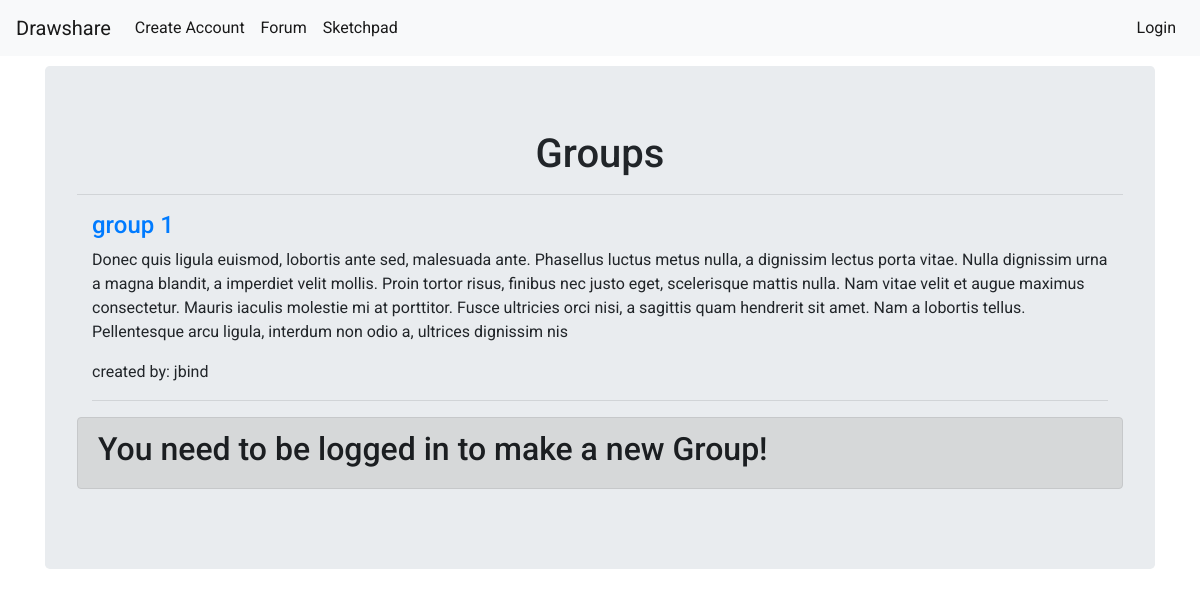
The page /drawapp/groups/ on the database as committed earlier.
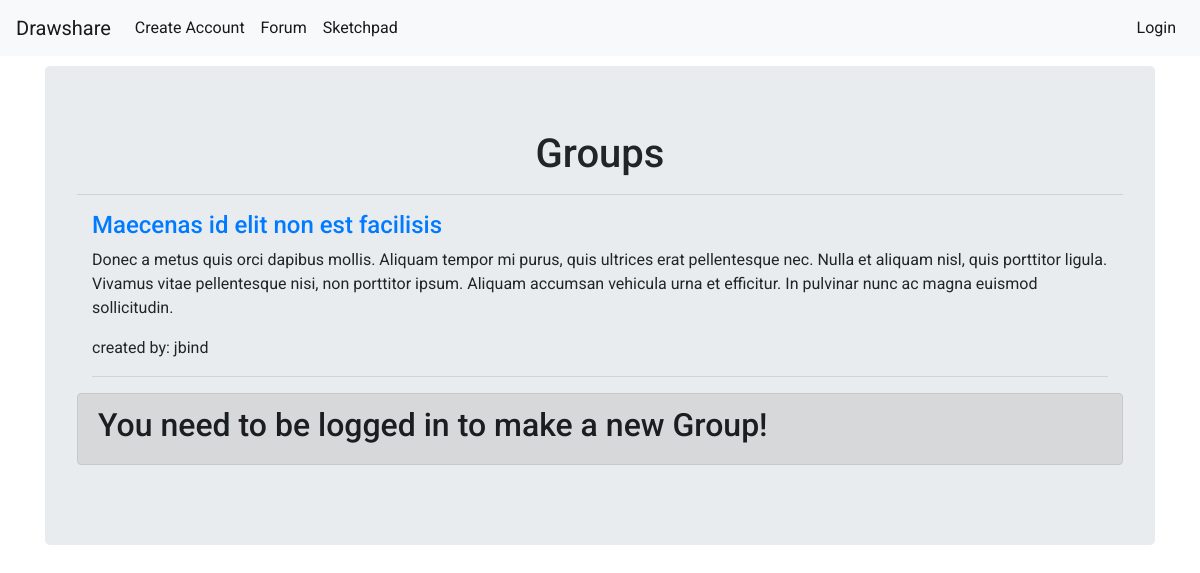
The same page on the database as committed later.
### drawapp/models.py (models this page shows)
class Group(models.Model):
    user = models.ForeignKey(User, on_delete=models.CASCADE, default=1)
    name = models.CharField(max_length=100)
    description = models.TextField(max_length=500)
    def __str__(self):
        return self.name

### drawapp/views.py (the view)
# urls.py: path('groups/', views.GroupsList.as_view(), name='groups'),
class GroupsList(ListView):
    model = Group

### drawapp/templates/drawapp/group_list.html
{% extends 'base/base_jumbotron.html' %}
{% block container_block %}
<h1 class="page_header">Groups</h1>
<hr>
{% if object_list %}
    {% for group in object_list %}
    <div class="container">
      <a href="{% url 'posts' group.pk %}"><h4>{{ group }}</h4></a>
      <p>{{ group.description }}</p>
      <p>created by: {{ group.user.username }}</p>
      <hr>
    </div>
    {% endfor %}
{% else %}
  <h2>No Groups in List!</h2>
{% endif %}
{% if user.is_authenticated %}
  <form action="{% url 'new_group' user.pk %}" method="get">
    {% csrf_token %}
    <input class="btn btn-success" type="submit" value="New Group">
  </form>
{% else %}
<div class="alert alert-dark" role="alert">
  <h2>You need to be logged in to make a new Group!</h2>
</div>
{% endif %}
{% endblock %}

Rows that differ between the two databases and show on the page:
removed Group: name "group 1", description "Donec quis ligula euismod, lobortis ante sed, malesuada ante. Phasellus luctus metus nulla, a dignissim lectus porta vitae. Nulla dignissim urna a magna blandit, a imperdiet velit mollis. Proin tortor risus, finibus nec justo eget, scelerisque mattis nulla. Nam vitae velit et augue maximus consectetur. Mauris iaculis molestie mi at porttitor. Fusce ultricies orci nisi, a sagittis quam hendrerit sit amet. Nam a lobortis tellus. Pellentesque arcu ligula, interdum non odio a, ultrices dignissim nis", user.username "jbind"
added Group: name "Maecenas id elit non est facilisis", description "Donec a metus quis orci dapibus mollis. Aliquam tempor mi purus, quis ultrices erat pellentesque nec. Nulla et aliquam nisl, quis porttitor ligula. Vivamus vitae pellentesque nisi, non porttitor ipsum. Aliquam accumsan vehicula urna et efficitur. In pulvinar nunc ac magna euismod sollicitudin.", user.username "jbind"
